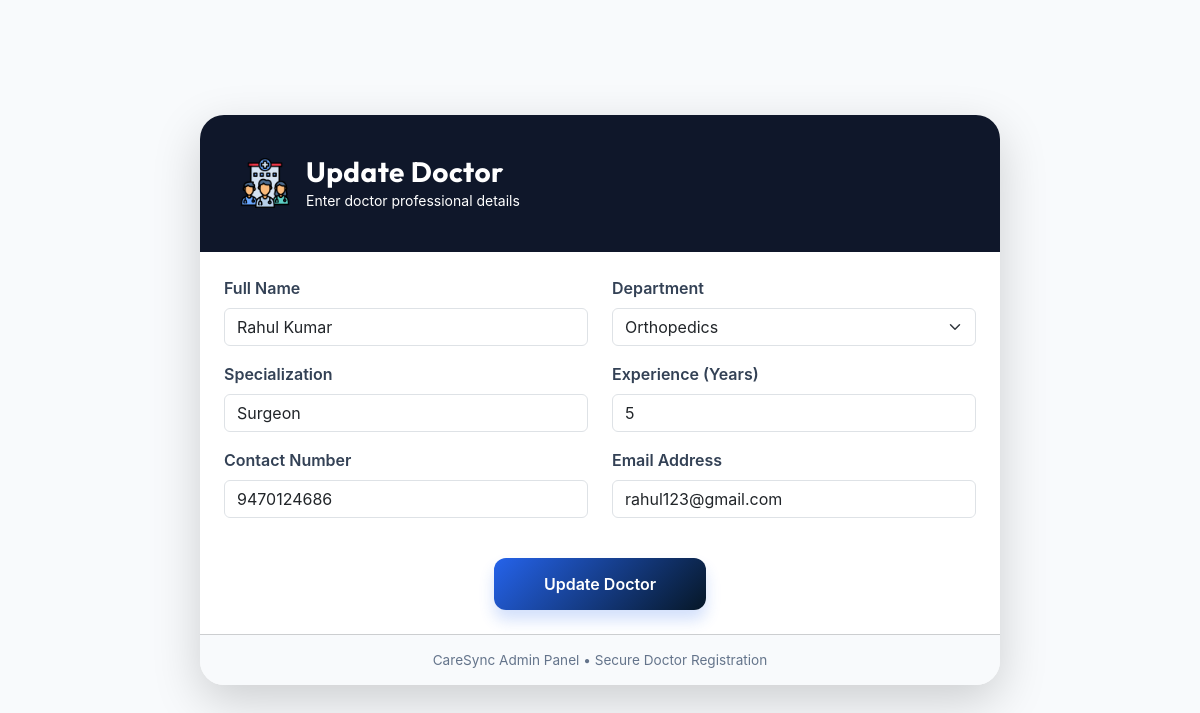
Screenshot of /Admin/edit_doctor.php?id=DOC-2026-002 (signed in) with the database file from the repository.
### tables this page shows
CREATE TABLE `doctors` (
  `id` int(11) NOT NULL,
  `doctor_code` varchar(20) DEFAULT NULL,
  `full_name` varchar(100) NOT NULL,
  `department` varchar(50) NOT NULL,
  `specialization` varchar(100) DEFAULT NULL,
  `experience` int(11) DEFAULT 0,
  `contact` varchar(15) DEFAULT NULL,
  `email` varchar(100) NOT NULL,
  `password` varchar(255) NOT NULL,
  `created_at` timestamp NOT NULL DEFAULT current_timestamp()
);

### Admin/edit_doctor.php (the view, shortened to what this page needs)
<?php
require_once '../dbconnect.php';
if (isset($_GET['id'])) {
    $doctor_id = $_GET['id'];
    $sql = "SELECT * FROM doctors WHERE doctor_code=?";
    $stmt = $conn->prepare($sql);
    $stmt->bind_param("s", $doctor_id);
    $stmt->execute();
    $result = $stmt->get_result();
    if ($row = $result->fetch_assoc()) {
        $name = $row['full_name'];
        $department = $row['department'];
        $specialization = $row['specialization'];
        $experience = $row['experience'];
        $contact = $row['contact'];
        $email = $row['email'];
    } else {
        echo "Doctor not found";
        exit();
    }
}
?>
<!DOCTYPE html>
<html lang="en">
<head>
    <link rel="stylesheet" href="../Bootstrap/bootstrap.min.css">
    <link rel="stylesheet" href="../styles/add_doctor.css">
</head>
<body>
<div class="container main-container d-flex align-items-center justify-content-center">
    <div class="card doctor-card shadow-lg">
        <div class="doctor-header d-flex align-items-center gap-3">
            <div class="icon-circle">
                <img src="../icons/medical-staff.png" width="50">
            </div>
            <div class="add">
                <h3 class="mb-0">Update Doctor</h3>
                <small>Enter doctor professional details</small>
            </div>
        </div>
        <div class="card-body p-4">
            <form method="POST">
                <div class="row">
                    <div class="col-md-6 mb-3">
                        <label class="form-label">Full Name</label>
                        <input type="text" name="name" class="form-control" value="<?php echo $name; ?>">
                    </div>
                    <div class="col-md-6 mb-3">
                        <label class="form-label">Department</label>
                        <select name="department" class="form-select">
                            <option <?php if($department=="Orthopedics") echo "selected"; ?>>Orthopedics</option>
                        </select>
                    </div>
                    <div class="col-md-6 mb-3">
                        <label class="form-label">Specialization</label>
                        <input type="text" name="specialization" class="form-control" value="<?php echo $specialization; ?>">
                    </div>
                    <div class="col-md-6 mb-3">
                        <label class="form-label">Experience (Years)</label>
                        <input type="number" name="experience" class="form-control" value="<?php echo $experience; ?>">
                    </div>
                    <div class="col-md-6 mb-3">
                        <label class="form-label">Contact Number</label>
                        <input type="tel" name="contact" class="form-control" value="<?php echo $contact; ?>">
                    </div>
                    <div class="col-md-6 mb-3">
                        <label class="form-label">Email Address</label>
                        <input type="email" name="email" class="form-control" value="<?php echo $email; ?>">
                    </div>
                </div>
                <div class="text-center mt-4">
                    <button type="submit" class="add-btn">
                        Update Doctor
                    </button>
                </div>
            </form>
        </div>
        <div class="card-footer footer-text">
            CareSync Admin Panel • Secure Doctor Registration
        </div>
    </div>
</div>
</body>
</html>

### styles/add_doctor.css (style rules this page uses)
:root { --primary: #2563EB; --primary-dark: #1E4ED8; --secondary: #0F172A; --bg-light: #F8FAFC; --slate-200: #E2E8F0; --text-muted: #64748B; --navy-dark: #061727; --blue-gradient: linear-gradient(135deg, var(--primary) 0%, var(--navy-dark) 100%); }
body { background-color: var(--bg-light); font-family: 'Inter', 'Segoe UI', sans-serif; }
.main-container { min-height: 100vh; padding: 40px 0; }
.doctor-card { border-radius: 24px; overflow: hidden; background: #ffffff; border: none; width: 100%; max-width: 800px; box-shadow: 0 10px 25px rgba(0, 0, 0, 0.05); }
.doctor-header { background: var(--secondary); padding: 40px; color: white; }
.add h3 { font-family: 'Custom', sans-serif; letter-spacing: 0.5px; }
.form-label { font-weight: 600; color: #334155; margin-bottom: 8px; display: block; }
.add-btn { background: var(--blue-gradient) !important; color: white !important; border: none; padding: 14px 50px; border-radius: 12px; font-weight: 600; transition: all 0.3s; box-shadow: 0 10px 15px rgba(37, 99, 235, 0.2); }
.footer-text { background: #f8fafc; text-align: center; padding: 15px; color: var(--text-muted); font-size: 0.85rem; }

### rows the page displays
doctors: name "Rahul Kumar", department "Orthopedics", specialization "Surgeon", experience "5", contact "9470124686", email "rahul123@gmail.com"
